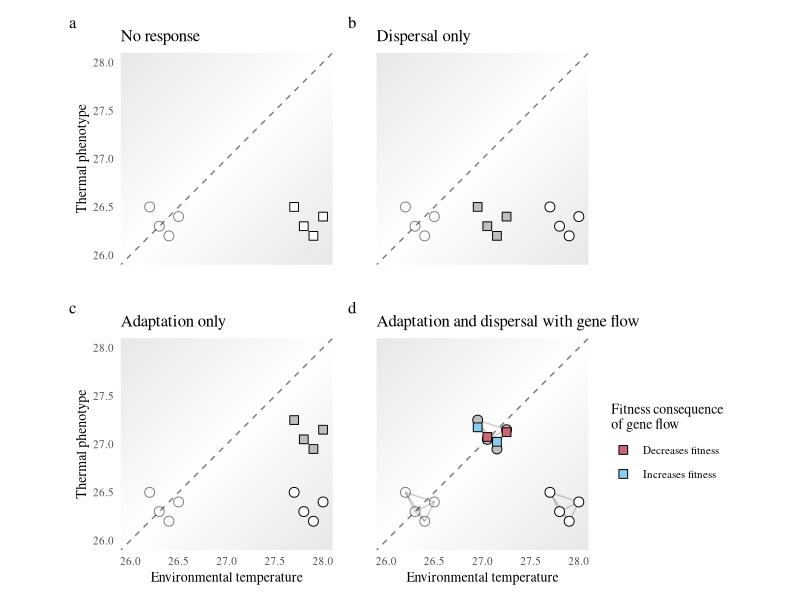

Reproduce this figure in R.
# set --------------------------------------------------------------------------
library(tidyverse)
library(patchwork)
library(igraph)
library(ggraph)

# plot gggraph# plot gradient function
# https://stackoverflow.com/questions/30136725/plot-background-colour-in-gradient
make_gradient <- function(deg = 45, n = 100, cols = blues9) {
  cols <- colorRampPalette(cols)(n + 1)
  rad <- deg / (180 / pi)
  mat <- matrix(
    data = rep(seq(0, 1, length.out = n) * cos(rad), n),
    byrow = TRUE,
    ncol = n
  ) +
    matrix(
      data = rep(seq(0, 1, length.out = n) * sin(rad), n),
      byrow = FALSE,
      ncol = n
    )
  mat <- mat - min(mat)
  mat <- mat / max(mat)
  mat <- 1 + mat * n
  mat <- matrix(data = cols[round(mat)], ncol = n)
  grid::rasterGrob(
    image = mat,
    width = unit(1, "npc"),
    height = unit(1, "npc"), 
    interpolate = TRUE
  )
}

g <- make_gradient(
  deg = 45,
  n = 500,
  cols = c("#E8E8E8","white","#E8E8E8")
)


# generate data ----------------------------------------------------------------
pop_n <- 4

# trait_start_mean <- 26.5
# sst_trait_sd     <- 0.15
# 
# adaptive_power <- 0.5
# dispersal_power <- 0.5
# 
# sst_change <- 2

temp_lower <- 26.2
temp_upper <- 26.5

adaptive_power <- 0.75
dispersal_power <- 0.75

sst_change <- 1.5

# null model (no dispersal, no adaptation)
null_process <-
  tibble(pop_id = 1:pop_n,
         trait_start = seq(from = temp_lower,
                           to = temp_upper,
                           by = ((temp_upper - temp_lower)/(pop_n - 1))),
         trait_null = trait_start,
         sst_start = trait_start[c(3,2,4,1)],
         sst_end = sst_start + sst_change)

# dispersal only model
dispersal <-
  null_process |> 
  mutate(trait_dispersal = trait_start,
         sst_dispersal = sst_end - dispersal_power)

# adaptation only model
adaptation <-
  dispersal |> 
  mutate(trait_adaptation = ifelse(trait_start + adaptive_power > sst_end,
                                   sst_end,
                                   trait_start + adaptive_power))

# adaptation with gene flow
gene_flow <-
  adaptation |> 
  mutate(trait_adaptive_mean = mean(trait_adaptation),
         trait_gene_flow = trait_adaptation + 0.5*(trait_adaptive_mean - trait_adaptation),
         
         # gene flow good or bad
         gene_flow_consequence =
           ifelse(abs(trait_gene_flow - sst_dispersal) < # difference between gene flow traits and SST
                    abs(trait_adaptation - sst_dispersal), # difference between adaptation only and SST
                  "Increases fitness",
                  "Decreases fitness")#,
         
         # gene_flow_consequence =
         #   ifelse(abs(trait_gene_flow - sst_dispersal) > # difference between gene flow traits and SST
         #            abs(trait_null - sst_dispersal), # difference between null traits and SST
         #          "Causes maladaptation",
         #          gene_flow_consequence)
  )

# common plot elements ---------------------------------------------------------
point_size <- 3
point_shape <- 21
start_alpha <- 0.5
null_fill <- "white"
limits <- c(26,28)

custom_theme <-
  theme_minimal() +
   theme(text = element_text(family = "serif",
                             size = 10))

flow_colours <-
  c("Causes maladaptation" = "#4D262D",
    "Decreases fitness" = "#CC6677",
    "No gene flow" = "white",
    "Increases fitness" = "#88CCEE")

# plot null model --------------------------------------------------------------
plot_null <-
  ggplot(null_process) +
  
  # background
  annotation_custom(grob = g,
                    xmin = -Inf, xmax = Inf,
                    ymin = -Inf, ymax = Inf) +
  
  # perfect fitness
  geom_abline(slope = 1,
              alpha = 0.5,
              linetype = "dashed") +
  
  # start
  geom_point(aes(x = sst_start,
                 y = trait_start),
             size = point_size,
             shape = point_shape,
             alpha = start_alpha) +
  
  # end
  geom_point(aes(x = sst_end,
                 y = trait_null),
             fill = null_fill,
             size = point_size,
             shape = 22) +
  
  # layout
  lims(x = limits,
       y = limits) +
  labs(title = "No response",
       x = "",
       y = "Thermal phenotype") +
  coord_fixed() +
  
  custom_theme +
  theme(axis.text.x = element_blank())

# plot dispersal only ----------------------------------------------------------
plot_dispersal <-
  ggplot(dispersal) +
  
  # background
  annotation_custom(grob = g,
                    xmin = -Inf, xmax = Inf,
                    ymin = -Inf, ymax = Inf) +
  
  # perfect fitness
  geom_abline(slope = 1,
              alpha = 0.5,
              linetype = "dashed") +
  
  # start
  geom_point(aes(x = sst_start,
                 y = trait_start),
             size = point_size,
             shape = point_shape,
             alpha = start_alpha) +
  
  # null
  geom_point(aes(x = sst_end,
                 y = trait_null),
             fill = null_fill,
             size = point_size,
             shape = point_shape) +
  
  # end
  geom_point(aes(x = sst_dispersal,
                 y = trait_dispersal),
             fill = "grey",
             size = point_size,
             shape = 22) +
  
  # layout
  lims(x = limits,
       y = limits) +
  labs(title = "Dispersal only",
       x = "",
       y = "") +
  coord_fixed() +
  
  custom_theme+
  theme(axis.text = element_blank())

# adaptation only --------------------------------------------------------------
plot_adaptation <-
  ggplot(adaptation) +
  
  # background
  annotation_custom(grob = g,
                    xmin = -Inf, xmax = Inf,
                    ymin = -Inf, ymax = Inf) +
  
  # perfect fitness
  geom_abline(slope = 1,
              alpha = 0.5,
              linetype = "dashed") +
  
  # start
  geom_point(aes(x = sst_start,
                 y = trait_start),
             size = point_size,
             shape = point_shape,
             alpha = start_alpha) +
  
  # null
  geom_point(aes(x = sst_end,
                 y = trait_null),
             fill = null_fill,
             size = point_size,
             shape = point_shape) +
  
  # adaptation
  geom_point(aes(x = sst_end,
                 y = trait_adaptation),
             fill = "grey",
             size = point_size,
             shape = 22) +
  
  # layout
  lims(x = limits,
       y = limits) +
  labs(title = "Adaptation only",
       x = "Environmental temperature",
       y = "Thermal phenotype") +
  coord_fixed() +
  
  custom_theme

# adaptation and gene flow -----------------------------------------------------
# create underlying meta population graph
# create nodes
graph_layout <-
  list(start = gene_flow |>
         select(sst_start,trait_start) |> 
         mutate(step = "start"),
       
       null = gene_flow |>
         select(sst_end,trait_null)|> 
         mutate(step = "null"),
       
       ad_disp = gene_flow |>
         select(sst_dispersal,trait_adaptation)|> 
         mutate(step = "ad_disp"))

colnames(graph_layout$start)[c(1,2)]   <- c("sst","trait")
colnames(graph_layout$null)[c(1,2)]    <- c("sst","trait")
colnames(graph_layout$ad_disp)[c(1,2)] <- c("sst","trait")

graph_layout <- 
  do.call(rbind.data.frame,graph_layout) |> 
  mutate(pop_id_1 = 1:12,
         pop_id_2 = pop_id_1,
         step_2 = step) |> 
  
  mutate(x = sst,
         y = trait,
         .before = everything())

# create edges
graph_edges <-
  expand.grid(graph_layout$pop_id_1,graph_layout$pop_id_1) |> 
  filter(Var1 != Var2) |> 
  rename(pop_id_1 = Var1,
         pop_id_2 = Var2) |> 
  left_join(graph_layout |> select(pop_id_1,step)) |> 
  left_join(graph_layout |> select(pop_id_2,step_2)) |> 
  filter(step == step_2) |> 
  select(contains("pop_id")) |> 
  graph_from_data_frame()

# plot
plot_gene_flow <-
  ggraph(graph_edges,
         layout = graph_layout) +
  
  # background
  annotation_custom(grob = g,
                    xmin = -Inf, xmax = Inf,
                    ymin = -Inf, ymax = Inf) +
  
  # perfect fitness
  geom_abline(slope = 1,
              alpha = 0.5,
              linetype = "dashed") +
  
  # metapopulation lines
  geom_edge_link(alpha = 0.1) +
  
  # start
  geom_point(data = gene_flow,
             aes(x = sst_start,
                 y = trait_start),
             alpha = start_alpha,
             size = point_size,
             shape = point_shape) +
  
  # null
  geom_point(data = gene_flow,
             aes(x = sst_end,
                 y = trait_null),
             fill = null_fill,
             size = point_size,
             shape = point_shape) +
  
  # gene flow lines
  geom_segment(data = gene_flow,
               aes(x = sst_dispersal,
                   y = trait_adaptation,
                   yend = trait_gene_flow),
               alpha = 0.6) +
  
  # adaptation and dispersal
  geom_point(data = gene_flow,
             aes(x = sst_dispersal,
                 y = trait_adaptation),
             fill = "grey",
             size = point_size,
             shape = point_shape) +
  
  # gene flow points
  geom_point(data = gene_flow,
             aes(x = sst_dispersal,
                 y = trait_gene_flow,
                 fill = gene_flow_consequence),
             size = point_size,
             shape = 22) +
  
  # colours
  scale_fill_manual(values = flow_colours) +
  
  # layout
  lims(x = limits,
       y = limits) +
  labs(title = "Adaptation and dispersal with gene flow",
       y = "",
       x = "Environmental temperature",
       fill = "Fitness consequence\nof gene flow") +
  coord_fixed() +
  
  custom_theme+
  theme(axis.text.y = element_blank())

# composite plot ---------------------------------------------------------------
composite_plot <-
  plot_null +
  plot_dispersal +
  plot_adaptation +
  plot_gene_flow +
 plot_layout(axis_titles = "collect",
             axes = "collect") +
   plot_annotation(tag_levels = "a")

# export -----------------------------------------------------------------------
scalar <- 0.25

h <- 180#*scalar
w <- 180#*scalar

ggsave("./plots/niche_tracking_plot.jpg", #output
       composite_plot,
       height = h,
       width = w,
       units = "mm",
       dpi = 300)
